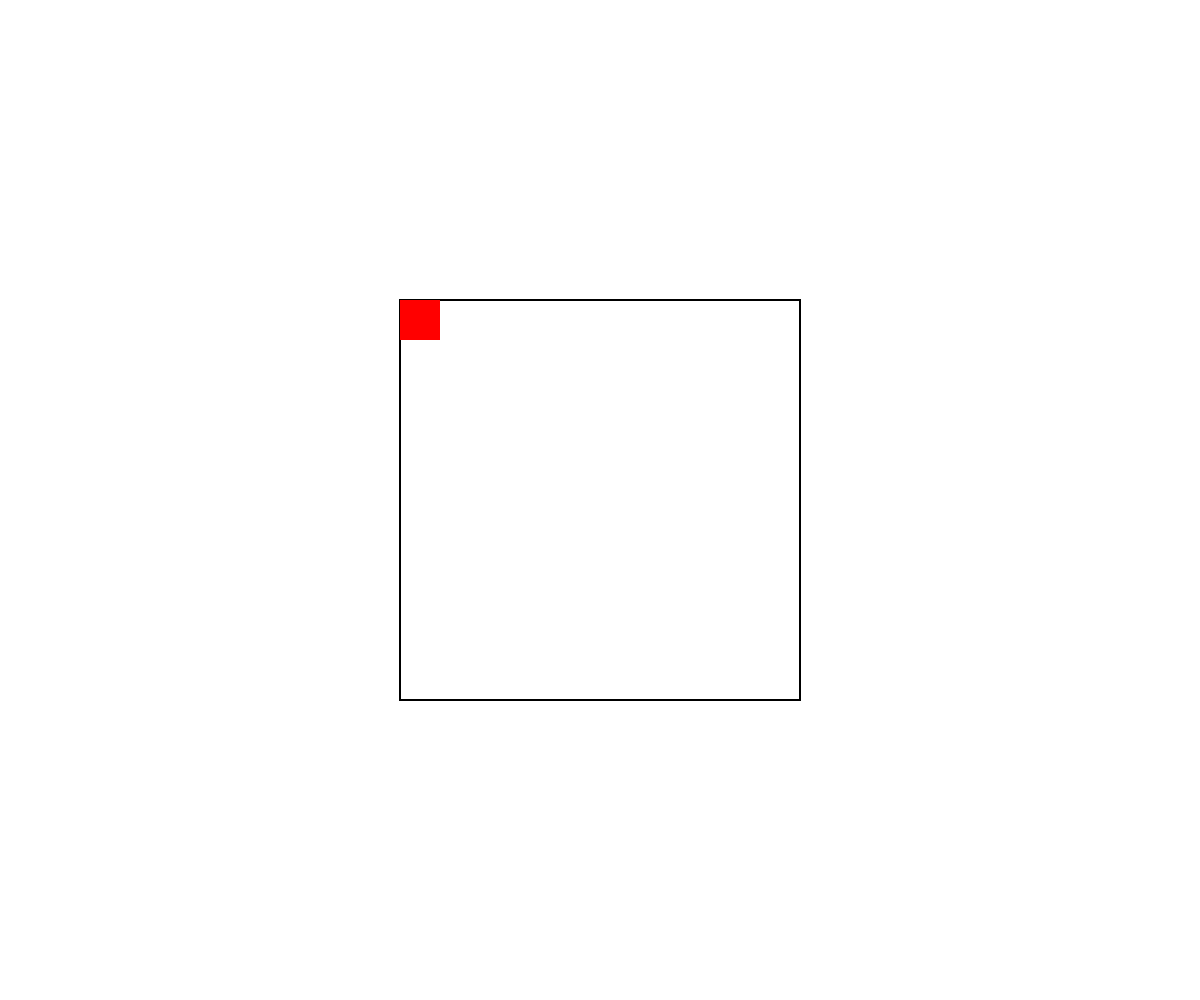
Frame 1 (no input)
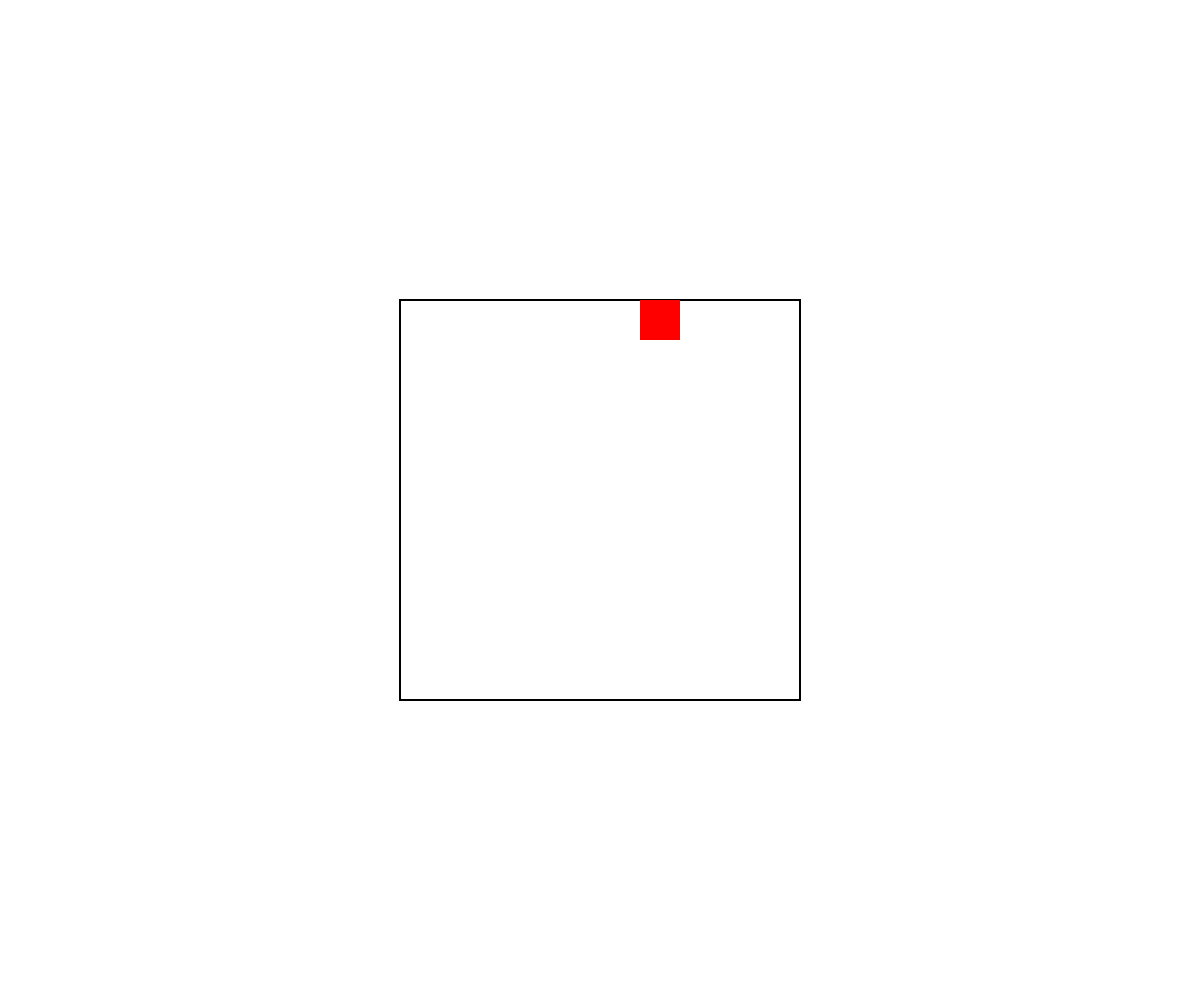
Frame 60 (no input)
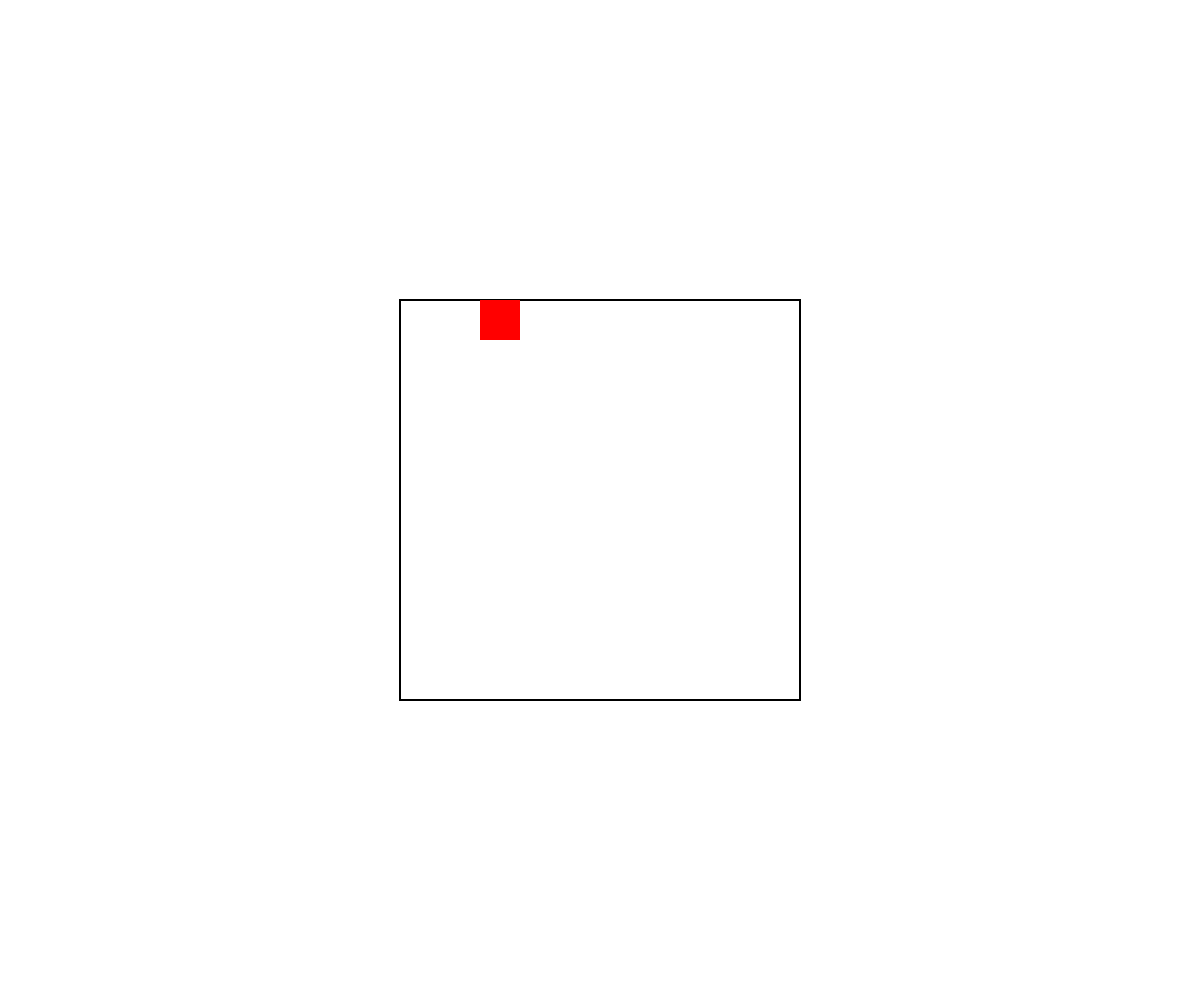
Frame 120 (the mouse pressed at the canvas centre since frame 60)

The p5.js sketch that drew these frames (run headless with seeded random() and noise() and a simulated clock; from frame 60 on, the mouse is pressed at the canvas centre):

// p5.js sketch
// ── sketch.js
function Grid(xPos,yPos,xLen,yLen,blockSize) {
	this.position = new p5.Vector(xPos,yPos);
	this.xLen = xLen;
	this.yLen = yLen;
	this.blockSize = blockSize;
	this.players = [];
	this.playerTrails = [];
	this.pellets = [];
	this.draw = function() {
		stroke(0);
		strokeWeight(2);
		fill(255);
		rect(this.position.x,this.position.y,this.xLen*this.blockSize,this.yLen*this.blockSize);
	}
}

Pellet = function(grid,xPos,yPos) {
	
}

Player = function(grid,xPos,yPos) {
	this.position = createVector(xPos,yPos);
	this.direction = createVector(1,0);
	this.move = function() {
		this.position.add(this.direction);
	}
	this.draw = function() {
		if(frameCount % 10 === 0) {
			this.move();
			if(this.position.x > grid.xLen-1) {
				this.position.x = 0;
			} else if(this.position.x < 0) {
				this.position.x = grid.xLen-1;
			} else if(this.position.y > grid.yLen-1) {
				this.position.y = 0;
			} else if(this.position.y < 0) {
				this.position.y = grid.yLen-1;
			} 
		}
		noStroke();
		fill(255,0,0);
		rect(grid.position.x + this.position.x * grid.blockSize, grid.position.y + this.position.y * grid.blockSize,grid.blockSize,grid.blockSize);
	}
}

function setup() {
	canvas = createCanvas(window.innerWidth, window.innerHeight);
	smooth();
	game = new Grid(width/2 - 200,height/2 - 200,10,10,40);
	game.start = function() {
		game.players.push(new Player(game,0,0));
	}
	game.start();
}

function draw() {
	background(255);
	game.draw();
	game.players[0].draw();
}

function keyPressed() {
	if(key === "W") {
		game.players[0].direction.set(0,-1);
	} else if(key === "S") {
		game.players[0].direction.set(0,1);
	} else if(key === "D") {
		game.players[0].direction.set(1,0);
	} else if(key === "A") {
		game.players[0].direction.set(-1,0);
	} 
}
